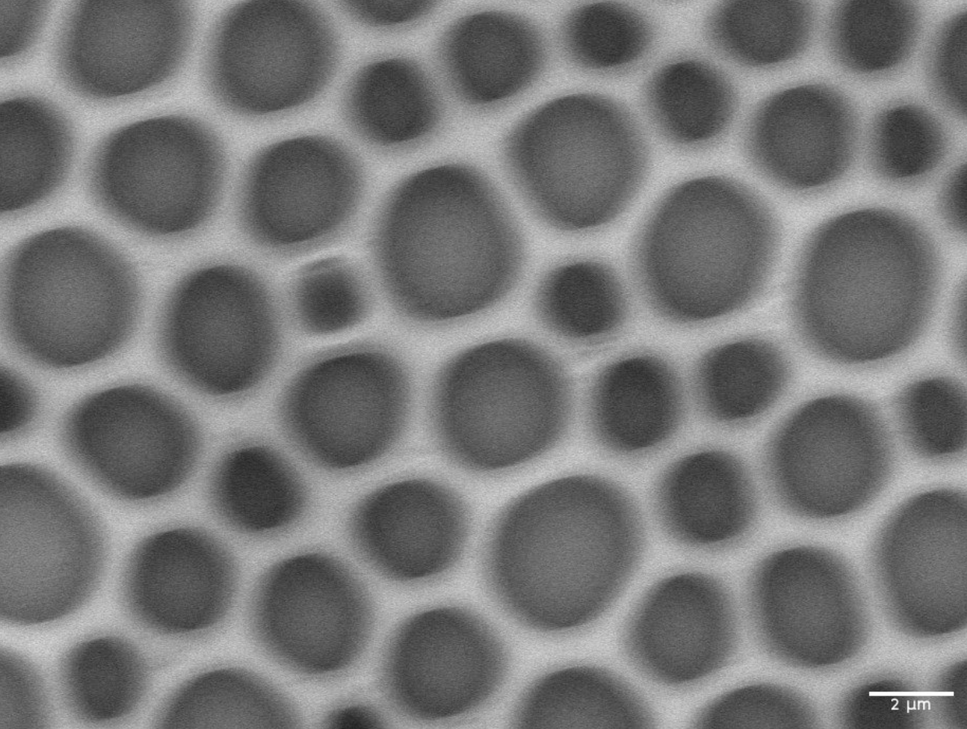
#> input picture image/Screenshot 2025-05-07 at 12.47.15 PM.png, 967 x 729 px, shrunk from 1554 x 1172 before the run; its folder holds only this picture in this run
$ jupyter execute pore_diameter.ipynb
#> lines starting #> are read from the running program, lines starting #| are printed output that depends on the picture; after the words box and inside, x2 and y2 are one past the last pixel; in counts of white or black regions, pixels touching at a corner belong together
[cell 1]
import os
import cv2
import numpy as np
import matplotlib.pyplot as plt

def detect_scale_bar(image, known_length_um=2.0):
    h, w = image.shape[:2]
    # bottom-right crop
    roi = image[int(0.85*h):h, int(0.5*w):w]
    gray = cv2.cvtColor(roi, cv2.COLOR_BGR2GRAY)
    _, thresh = cv2.threshold(gray, 200, 255, cv2.THRESH_BINARY)
    edges = cv2.Canny(thresh, 50, 150)
    lines = cv2.HoughLinesP(edges, 1, np.pi/180, 50, minLineLength=50, maxLineGap=10)
    best = None; max_len=0
    if lines is not None:
        for x1,y1,x2,y2 in lines[:,0]:
            L = np.hypot(x2-x1, y2-y1)
            ang = abs(np.degrees(np.arctan2(y2-y1, x2-x1)))
            if L>max_len and ang<10:
                max_len, best = L, (x1+int(0.5*w), y1+int(0.85*h),
                                    x2+int(0.5*w), y2+int(0.85*h))
    if best is None:
        raise RuntimeError("Scale bar not found")
    px_per_um = max_len / known_length_um
    return best, px_per_um

def detect_circles(image):
    gray = cv2.cvtColor(image, cv2.COLOR_BGR2GRAY)
    gray = cv2.medianBlur(gray, 5)
    circles = cv2.HoughCircles(gray, cv2.HOUGH_GRADIENT, dp=1.2, minDist=20,
                               param1=100, param2=30, minRadius=10, maxRadius=100)
    return [] if circles is None else np.round(circles[0]).astype(int)

def process_image(path):
    img = cv2.imread(path)
#> img is the input picture: shape (729, 967, 3); mean B, G, R 119.4, 119.4, 119.4
    bar_line, px_per_um = detect_scale_bar(img)
#> in detect_scale_bar, `roi = image[int(0.85*h):h, int(0.5*w):w]`:
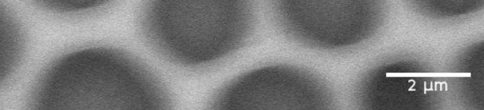
#> roi: shape (110, 484, 3); mean B, G, R 127.2, 127.2, 127.2
#> in detect_scale_bar, `_, thresh = cv2.threshold(gray, 200, 255, cv2.THRESH_BINARY)`:
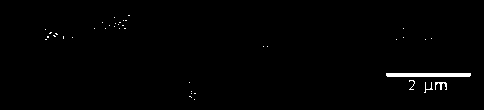
#> thresh: shape (110, 484); 0.93% white; 40 white regions (36 under 20 px), largest, box (x1, y1, x2, y2) and area: (386, 73, 471, 77) 338, (435, 82, 447, 90) 50, (424, 82, 433, 93) 27, (409, 80, 415, 90) 20
#> in detect_scale_bar, `edges = cv2.Canny(thresh, 50, 150)`:
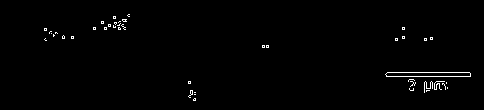
#> edges: shape (110, 484); 0.97% white in thin lines or dots, all inside (x1, y1, x2, y2) = (44, 14, 471, 101)
#> in detect_scale_bar, `lines = cv2.HoughLinesP(edges, 1, np.pi/180, 50, minLineLength=50, max..`: lines = [[386, 76, 470, 76], [387, 72, 469, 72]]
#> the loop in detect_scale_bar, `for x1,y1,x2,y2 in lines[:,0]:` made 2 passes
#> (x1, y1, x2, y2, L, ang, max_len, best) on pass 1: (386, 76, 470, 76, 84, 0, 84, (869, 695, 953, 695))
#> (x1, y1, x2, y2, L, ang) on pass 2: (387, 72, 469, 72, 82, 0)
#> after the loop in detect_scale_bar, `for x1,y1,x2,y2 in lines[:,0]:`: max_len = 84
#> in detect_scale_bar, `px_per_um = max_len / known_length_um`: px_per_um = 42
#> bar_line = (869, 695, 953, 695); px_per_um = 42
    circles = detect_circles(img)
#> in detect_circles, `circles = cv2.HoughCircles(gray, cv2.HOUGH_GRADIENT, dp=1.2, minDist=2..`: circles = [[491.4, 405, 63.16], [581.4, 300.6, 36.76], [688.2, 621, 51.16]]
#> circles = [[491, 405, 63], [581, 301, 37], [688, 621, 51]]
    diam_um = [2*r/px_per_um for x,y,r in circles]
#> diam_um = [3, 1.76, 2.43]
    avg = float(np.mean(diam_um)) if diam_um else np.nan
#> avg = 2.4

    # draw
    overlay = img.copy()
    for x,y,r in circles:
        cv2.circle(overlay, (x,y), r, (0,255,0), 2)
#> this loop made 3 passes
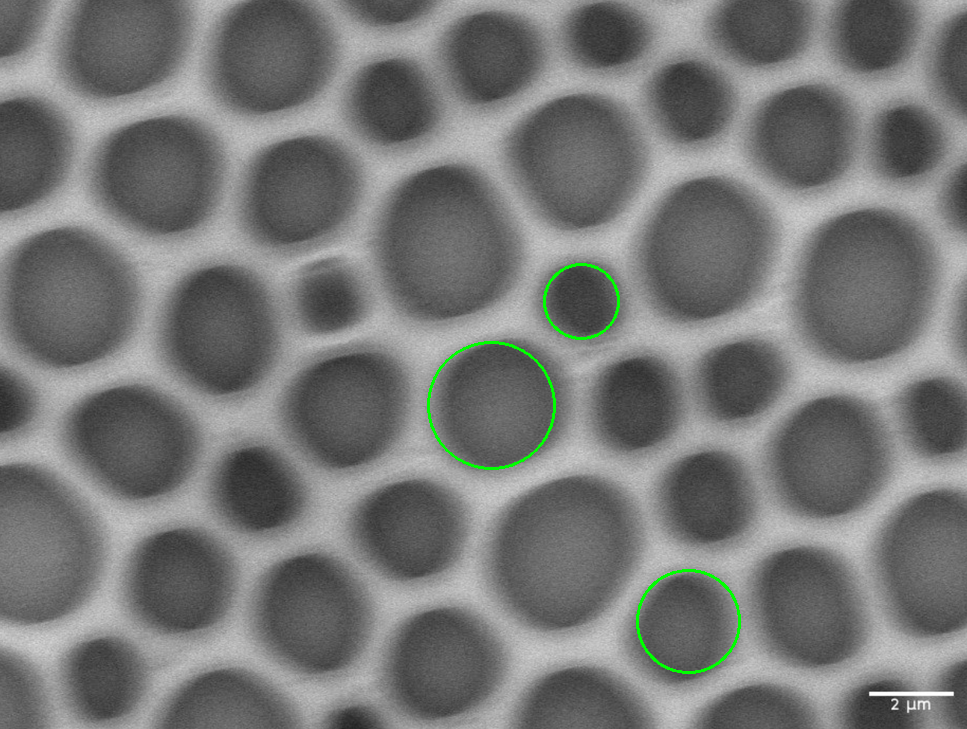
#> overlay: shape (729, 967, 3); 0.4% of pixels changed, all inside (x1, y1, x2, y2) = (427, 263, 741, 674)
    x1,y1,x2,y2 = bar_line
#> x1 = 869; y1 = 695; x2 = 953; y2 = 695
    cv2.line(overlay, (x1,y1), (x2,y2), (255,0,0), 2)
#> overlay: shape (729, 967, 3); 0.04% of pixels changed, all inside (x1, y1, x2, y2) = (868, 694, 955, 697)

    return avg, overlay
image = 'image/'
# run on all PNGs in folder
for fn in os.listdir(image):
    if fn.lower().endswith('.png'):
        avg_dia, ov = process_image(os.path.join(image, fn))
        plt.figure(figsize=(6,6))
        plt.title(f"{fn} — avg diameter: {avg_dia:.2f} µm")
        plt.axis('off')
        plt.imshow(cv2.cvtColor(ov, cv2.COLOR_BGR2RGB))
plt.show()
